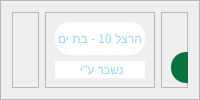
     <widget class="QFrame" name="frame">
      <property name="sizePolicy">
       <sizepolicy hsizetype="Preferred" vsizetype="Ignored">
        <horstretch>1</horstretch>
        <verstretch>1</verstretch>
       </sizepolicy>
      </property>
      <property name="styleSheet">
       <string notr="true"/>
      </property>
      <property name="frameShape">
       <enum>QFrame::StyledPanel</enum>
      </property>
      <property name="frameShadow">
       <enum>QFrame::Raised</enum>
      </property>
      <layout class="QHBoxLayout" name="horizontalLayout">
       <item>
        <widget class="QFrame" name="frame_4">
         <property name="sizePolicy">
          <sizepolicy hsizetype="Preferred" vsizetype="Preferred">
           <horstretch>1</horstretch>
           <verstretch>1</verstretch>
          </sizepolicy>
         </property>
         <property name="frameShape">
          <enum>QFrame::StyledPanel</enum>
         </property>
         <property name="frameShadow">
          <enum>QFrame::Raised</enum>
         </property>
         <widget class="QPushButton" name="event_folder_btn">
          <property name="geometry">
           <rect>
            <x>10</x>
            <y>10</y>
            <width>101</width>
            <height>81</height>
           </rect>
          </property>
          <property name="font">
           <font>
            <family>Segoe UI Semilight</family>
            <pointsize>20</pointsize>
            <weight>7</weight>
            <italic>false</italic>
            <bold>false</bold>
           </font>
          </property>
          <property name="cursor">
           <cursorShape>OpenHandCursor</cursorShape>
          </property>
          <property name="mouseTracking">
           <bool>true</bool>
          </property>
          <property name="focusPolicy">
           <enum>Qt::ClickFocus</enum>
          </property>
          <property name="toolTip">
           <string>&lt;html&gt;&lt;head/&gt;&lt;body&gt;&lt;p align=&quot;center&quot;&gt;לחץ לפתיחת תיקייה אישית&lt;/p&gt;&lt;/body&gt;&lt;/html&gt;</string>
          </property>
          <property name="whatsThis">
           <string>&lt;html&gt;&lt;head/&gt;&lt;body&gt;&lt;p align=&quot;center&quot;&gt;לחץ לפתיחת תיקייה אישית&lt;/p&gt;&lt;/body&gt;&lt;/html&gt;</string>
          </property>
          <property name="styleSheet">
           <string notr="true">QPushButton {
	
	image: url(:/icons/misc/folder.png);
	color: rgb(255, 255, 255);
	font: 63 20pt &quot;Segoe UI Semilight&quot;;
	border-radius: 40px;
}

QPushButton:hover {
	background-color: rgb( 255, 255, 255);
	font: 63 20pt &quot;Segoe UI Semibold&quot;;
}

QPushButton:pressed {
	background-color: rgb(168,230,207);
}</string>
          </property>
          <property name="text">
           <string/>
          </property>
         </widget>
         <widget class="QLabel" name="event_folder_label">
          <property name="geometry">
           <rect>
            <x>110</x>
            <y>40</y>
            <width>191</width>
            <height>31</height>
           </rect>
          </property>
          <property name="styleSheet">
           <string notr="true">QLabel {
	background-color: rgb(224, 153, 94);
	font: 63 12pt &quot;Segoe UI Semibold&quot;;
	
	border-radius: 15px;	
	color: rgb(255, 255, 255);
}
</string>
          </property>
          <property name="text">
           <string> עבור לתיקייה אישית</string>
          </property>
         </widget>
        </widget>
       </item>
       <item>
        <widget class="QFrame" name="frame_2">
         <property name="sizePolicy">
          <sizepolicy hsizetype="Preferred" vsizetype="Preferred">
           <horstretch>4</horstretch>
           <verstretch>1</verstretch>
          </sizepolicy>
         </property>
         <property name="frameShape">
          <enum>QFrame::StyledPanel</enum>
         </property>
         <property name="frameShadow">
          <enum>QFrame::Raised</enum>
         </property>
         <layout class="QVBoxLayout" name="verticalLayout">
          <item>
           <widget class="QLabel" name="label_2">
            <property name="sizePolicy">
             <sizepolicy hsizetype="Preferred" vsizetype="Preferred">
              <horstretch>1</horstretch>
              <verstretch>2</verstretch>
             </sizepolicy>
            </property>
            <property name="styleSheet">
             <string notr="true">QLabel {
	background-color: rgb(255, 255, 255);
	color: rgb(156, 212, 255);
	font: 63 20pt &quot;Segoe UI Semibold&quot;;
	border-radius: 15px;
}
</string>
            </property>
            <property name="text">
             <string>הרצל 10 - בת ים</string>
            </property>
            <property name="alignment">
             <set>Qt::AlignCenter</set>
            </property>
           </widget>
          </item>
          <item>
           <widget class="QLabel" name="label">
            <property name="sizePolicy">
             <sizepolicy hsizetype="Preferred" vsizetype="Preferred">
              <horstretch>1</horstretch>
              <verstretch>1</verstretch>
             </sizepolicy>
            </property>
            <property name="styleSheet">
             <string notr="true">QLabel {
	background-color: rgb(255, 255, 255);
	color: rgb(156, 212, 255);
	font: 63 20pt &quot;Segoe UI Semibold&quot;;
	border-radius: 15px;
}
</string>
            </property>
            <property name="text">
             <string>נשכר ע&quot;י </string>
            </property>
            <property name="alignment">
             <set>Qt::AlignCenter</set>
            </property>
           </widget>
          </item>
         </layout>
        </widget>
       </item>
       <item>
        <widget class="QFrame" name="frame_3">
         <property name="sizePolicy">
          <sizepolicy hsizetype="Preferred" vsizetype="Preferred">
           <horstretch>1</horstretch>
           <verstretch>1</verstretch>
          </sizepolicy>
         </property>
         <property name="frameShape">
          <enum>QFrame::StyledPanel</enum>
         </property>
         <property name="frameShadow">
          <enum>QFrame::Raised</enum>
         </property>
         <widget class="QPushButton" name="event_excel_btn">
          <property name="geometry">
           <rect>
            <x>100</x>
            <y>10</y>
            <width>101</width>
            <height>91</height>
           </rect>
          </property>
          <property name="sizePolicy">
           <sizepolicy hsizetype="Minimum" vsizetype="Fixed">
            <horstretch>1</horstretch>
            <verstretch>1</verstretch>
           </sizepolicy>
          </property>
          <property name="font">
           <font>
            <family>Segoe UI Semilight</family>
            <pointsize>20</pointsize>
            <weight>7</weight>
            <italic>false</italic>
            <bold>false</bold>
           </font>
          </property>
          <property name="cursor">
           <cursorShape>OpenHandCursor</cursorShape>
          </property>
          <property name="mouseTracking">
           <bool>true</bool>
          </property>
          <property name="focusPolicy">
           <enum>Qt::ClickFocus</enum>
          </property>
          <property name="toolTip">
           <string>&lt;html&gt;&lt;head/&gt;&lt;body&gt;&lt;p align=&quot;center&quot;&gt;ייצא תשלומים ומשימות לקובץ אקסל&lt;/p&gt;&lt;/body&gt;&lt;/html&gt;</string>
          </property>
          <property name="whatsThis">
           <string>&lt;html&gt;&lt;head/&gt;&lt;body&gt;&lt;p align=&quot;center&quot;&gt;ייצא תשלומים ומשימות לקובץ אקסל&lt;/p&gt;&lt;/body&gt;&lt;/html&gt;</string>
          </property>
          <property name="styleSheet">
           <string notr="true">QPushButton {
	image: url(:/icons/misc/round_excel.png);	
	font: 63 20pt &quot;Segoe UI Semilight&quot;;
	border-radius: 45px;
}

QPushButton:hover {
	background-color: rgb( 255, 255, 255);
	font: 63 20pt &quot;Segoe UI Semibold&quot;;
}

QPushButton:pressed {
	background-color: rgb(168,230,207);
}</string>
          </property>
          <property name="text">
           <string/>
          </property>
         </widget>
         <widget class="QLabel" name="event_excel_label">
          <property name="geometry">
           <rect>
            <x>10</x>
            <y>40</y>
            <width>101</width>
            <height>31</height>
           </rect>
          </property>
          <property name="sizePolicy">
           <sizepolicy hsizetype="Preferred" vsizetype="Preferred">
            <horstretch>2</horstretch>
            <verstretch>1</verstretch>
           </sizepolicy>
          </property>
          <property name="styleSheet">
           <string notr="true">QLabel {
	background-color: rgb(8, 116, 59);
	font: 63 12pt &quot;Segoe UI Semibold&quot;;
	
	border-radius: 15px;	
	color: rgb(255, 255, 255);
}
</string>
          </property>
          <property name="text">
           <string>&lt;html&gt;&lt;head/&gt;&lt;body&gt;&lt;p align=&quot;center&quot;&gt;יצא פרטים&lt;/p&gt;&lt;/body&gt;&lt;/html&gt;</string>
          </property>
         </widget>
        </widget>
       </item>
      </layout>
     </widget>
